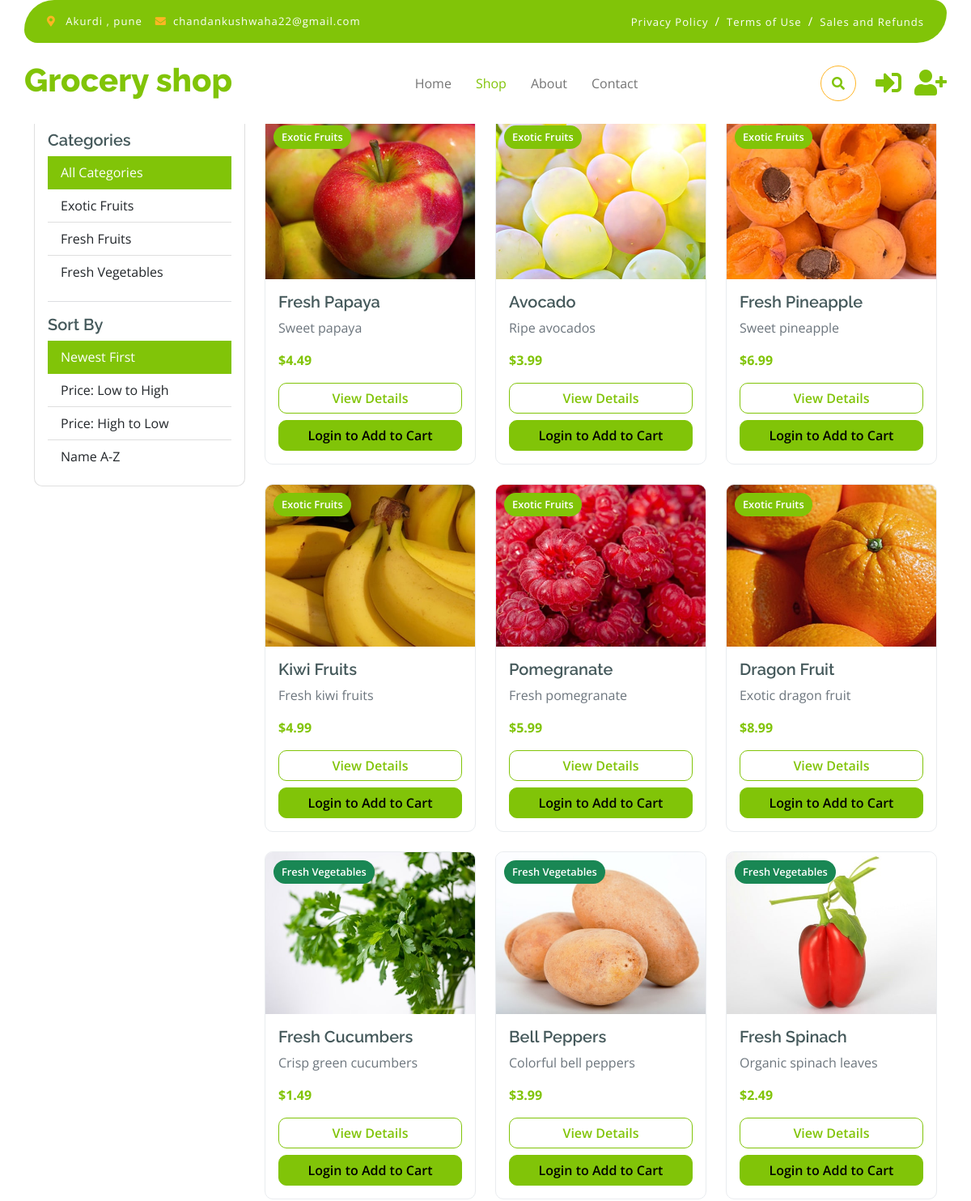
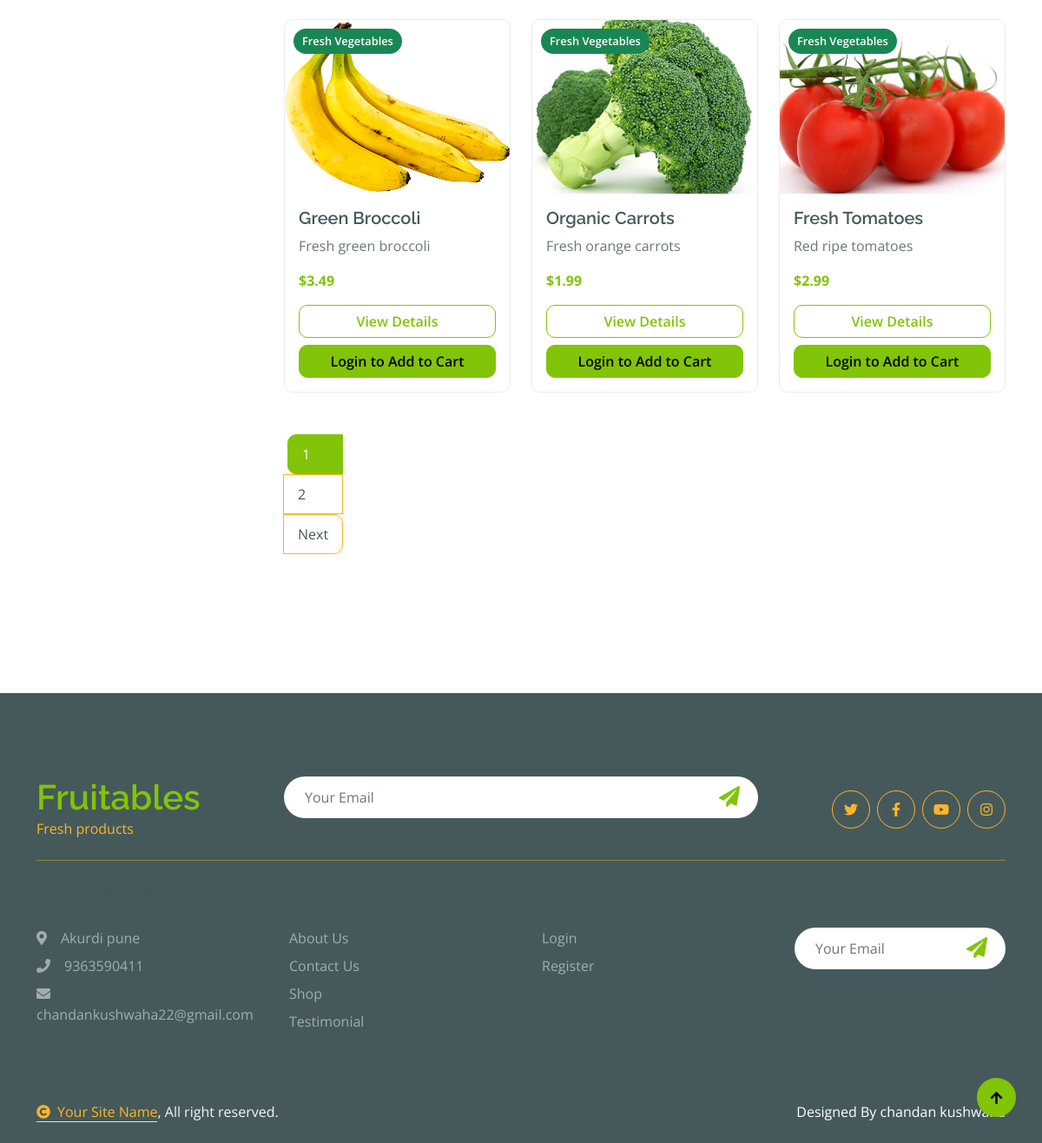
The app's page /shop/ with its own data (2 pictures, top to bottom).
### store/models.py (models this page shows, shortened)
class Category(models.Model):
    name = models.CharField(max_length=100)
    slug = models.SlugField(unique=True)
    description = models.TextField(blank=True)
    image = models.ImageField(upload_to='categories/', blank=True, null=True)
    created_at = models.DateTimeField(auto_now_add=True)
    updated_at = models.DateTimeField(auto_now=True)
    class Meta:
        verbose_name_plural = 'Categories'
        ordering = ['name']

class Product(models.Model):
    name = models.CharField(max_length=200)
    slug = models.SlugField(unique=True)
    category = models.ForeignKey(Category, on_delete=models.CASCADE, related_name='products')
    description = models.TextField()
    price = models.DecimalField(max_digits=10, decimal_places=2)
    sale_price = models.DecimalField(max_digits=10, decimal_places=2, blank=True, null=True)
    image = models.ImageField(upload_to='products/')
    stock = models.PositiveIntegerField(default=0)
    is_featured = models.BooleanField(default=False)
    is_active = models.BooleanField(default=True)
    created_at = models.DateTimeField(auto_now_add=True)
    updated_at = models.DateTimeField(auto_now=True)
    class Meta:
        ordering = ['-created_at']
    @property
    def current_price(self):
        try:
            if self.sale_price and self.sale_price > 0:
                return Decimal(str(self.sale_price))
            return Decimal(str(self.price))
        except (AttributeError, ValueError, TypeError):
            return Decimal('0.00')
    @property
    def discount_percentage(self):
        try:
            if self.sale_price and self.price > self.sale_price:
                price = Decimal(str(self.price))
                sale_price = Decimal(str(self.sale_price))
                discount = ((price - sale_price) / price) * Decimal('100')
                return int(discount)
            return 0
        except (AttributeError, ValueError, TypeError, ZeroDivisionError):
            return 0
    def get_image_url(self):
        if self.image and hasattr(self.image, 'url'):
            return self.image.url
        image_mapping = {
            'Fresh Apples': '/static/img/fruite-item-1.jpg',
            'Organic Oranges': '/static/img/fruite-item-2.jpg',
            'Fresh Bananas': '/static/img/fruite-item-3.jpg',
            'Sweet Grapes': '/static/img/fruite-item-4.jpg',
            'Fresh Strawberries': '/static/img/fruite-item-5.jpg',
            'Ripe Mangoes': '/static/img/fruite-item-6.jpg',
            'Fresh Tomatoes': '/static/img/vegetable-item-1.jpg',
            'Organic Carrots': '/static/img/vegetable-item-2.jpg',
            'Green Broccoli': '/static/img/vegetable-item-3.png',
            'Fresh Spinach': '/static/img/vegetable-item-4.jpg',
            'Bell Peppers': '/static/img/vegetable-item-5.jpg',
            'Fresh Cucumbers': '/static/img/vegetable-item-6.jpg',
            'Dragon Fruit': '/static/img/best-product-1.jpg',
            'Pomegranate': '/static/img/best-product-2.jpg',
            'Kiwi Fruits': '/static/img/best-product-3.jpg',
            'Fresh Pineapple': '/static/img/best-product-4.jpg',
            'Avocado': '/static/img/best-product-5.jpg',
            'Fresh Papaya': '/static/img/best-product-6.jpg',
        }
        return image_mapping.get(self.name, '/static/img/best-product-1.jpg')

### store/views.py (the view)
# urls.py: path('shop/', views.shop, name='shop'),
def shop(request):
    products = Product.objects.filter(is_active=True)
    categories = Category.objects.all()
    category_slug = request.GET.get('category')
    if category_slug:
        products = products.filter(category__slug=category_slug)
    search_query = request.GET.get('search')
    if search_query:
        products = products.filter(
            Q(name__icontains=search_query) |
            Q(description__icontains=search_query) |
            Q(category__name__icontains=search_query)
        )
    sort_by = request.GET.get('sort', 'newest')
    if sort_by == 'price_low':
        products = products.order_by('price')
    elif sort_by == 'price_high':
        products = products.order_by('-price')
    elif sort_by == 'name':
        products = products.order_by('name')
    else:
        products = products.order_by('-created_at')
    paginator = Paginator(products, 12)
    page_number = request.GET.get('page')
    page_obj = paginator.get_page(page_number)
    context = {
        'products': page_obj,
        'categories': categories,
        'current_category': category_slug,
        'search_query': search_query,
        'sort_by': sort_by,
    }
    return render(request, 'store/shop.html', context)

### templates/store/shop.html (shortened to what this page needs)
{% extends 'base.html' %}
{% load static %}
{% block content %}
<div class="container-fluid py-5 mt-5">
    <div class="container py-5">
        <div class="row g-4">
            <div class="col-lg-3">
                <div class="card">
                    <div class="card-body">
                        <h5 class="card-title">Categories</h5>
                        <div class="list-group list-group-flush">
                            <a href="{% url 'shop' %}" class="list-group-item list-group-item-action {% if not current_category %}active{% endif %}">
                                All Categories
                            </a>
                            {% for category in categories %}
                            <a href="{% url 'shop' %}?category={{ category.slug }}" class="list-group-item list-group-item-action {% if current_category == category.slug %}active{% endif %}">
                                {{ category.name }}
                            </a>
                            {% endfor %}
                        </div>
                        <hr>
                        <h5 class="card-title">Sort By</h5>
                        <div class="list-group list-group-flush">
                            <a href="{% url 'shop' %}" class="list-group-item list-group-item-action {% if sort_by == 'newest' %}active{% endif %}">
                                Newest First
                            </a>
                            <a href="{% url 'shop' %}?sort=price_low" class="list-group-item list-group-item-action ">
                                Price: Low to High
                            </a>
                            <a href="{% url 'shop' %}?sort=price_high" class="list-group-item list-group-item-action ">
                                Price: High to Low
                            </a>
                            <a href="{% url 'shop' %}?sort=name" class="list-group-item list-group-item-action ">
                                Name A-Z
                            </a>
                        </div>
                    </div>
                </div>
            </div>
            <div class="col-lg-9">
                <div class="row g-4">
                    {% for product in products %}
                    <div class="col-md-6 col-lg-4">
                        <div class="card h-100 product-card">
                            <div class="product-image-container">
                                <img src="{{ product.get_image_url }}" class="card-img-top" alt="{{ product.name }}" style="height: 200px; object-fit: cover;">
                                {% if product.category.name == 'Fresh Vegetables' %}
                                <div class="category-badge bg-success">
                                    <span class="text-white">{{ product.category.name }}</span>
                                </div>
                                {% elif product.category.name == 'Fresh Fruits' %}
                                <div class="category-badge bg-warning">
                                    <span class="text-white">{{ product.category.name }}</span>
                                </div>
                                {% else %}
                                <div class="category-badge bg-primary">
                                    <span class="text-white">{{ product.category.name }}</span>
                                </div>
                                {% endif %}
                            </div>
                            <div class="card-body d-flex flex-column">
                                <h5 class="card-title">{{ product.name }}</h5>
                                <p class="card-text text-muted">{{ product.description|truncatewords:15 }}</p>
                                <div class="mt-auto">
                                    <div class="d-flex justify-content-between align-items-center mb-3">
                                        {% if product.discount_percentage > 0 %}
                                        <div>
                                            <span class="text-danger"><del>${{ product.price }}</del></span>
                                            <span class="text-primary fw-bold">${{ product.current_price }}</span>
                                            <span class="badge bg-danger ms-2">{{ product.discount_percentage }}% OFF</span>
                                        </div>
                                        {% else %}
                                        <span class="text-primary fw-bold">${{ product.current_price }}</span>
                                        {% endif %}
                                    </div>
                                    <div class="d-grid gap-2">
                                        <a href="{% url 'product_detail' product.slug %}" class="btn btn-outline-primary">View Details</a>
                                        {% if user.is_authenticated %}
                                        <form method="post" action="{% url 'cart' %}">
                                            {% csrf_token %}
                                            <input type="hidden" name="product_id" value="{{ product.id }}">
                                            <input type="hidden" name="action" value="add">
                                            <button type="submit" class="btn btn-primary w-100">Add to Cart</button>
                                        </form>
                                        {% else %}
                                        <a href="{% url 'login' %}" class="btn btn-primary">Login to Add to Cart</a>
                                        {% endif %}
                                    </div>
                                </div>
                            </div>
                        </div>
                    </div>
                    {% endfor %}
                </div>
                {% if products.has_other_pages %}
                <nav aria-label="Page navigation" class="mt-5">
                    <ul class="pagination justify-content-center">
                        {% for num in products.paginator.page_range %}
                        <li class="page-item {% if products.number == num %}active{% endif %}">
                            <a class="page-link" href="?page={{ num }}{% if sort_by %}&sort={{ sort_by }}{% endif %}">{{ num }}</a>
                        </li>
                        {% endfor %}
                        {% if products.has_next %}
                        <li class="page-item">
                            <a class="page-link" href="?page={{ products.next_page_number }}{% if sort_by %}&sort={{ sort_by }}{% endif %}">Next</a>
                        </li>
                        {% endif %}
                    </ul>
                </nav>
                {% endif %}
            </div>
        </div>
    </div>
</div>
{% endblock %}

### records on screen
Category: name "Exotic Fruits"
Category: name "Fresh Fruits"
Category: name "Fresh Vegetables"
Product: shows a picture, category.name "Exotic Fruits", name "Fresh Papaya", description "Sweet papaya", current_price "4.49"
Product: shows a picture, category.name "Exotic Fruits", name "Avocado", description "Ripe avocados", current_price "3.99"
Product: shows a picture, category.name "Exotic Fruits", name "Fresh Pineapple", description "Sweet pineapple", current_price "6.99"
Product: shows a picture, category.name "Exotic Fruits", name "Kiwi Fruits", description "Fresh kiwi fruits", current_price "4.99"
Product: shows a picture, category.name "Exotic Fruits", name "Pomegranate", description "Fresh pomegranate", current_price "5.99"
Product: shows a picture, category.name "Exotic Fruits", name "Dragon Fruit", description "Exotic dragon fruit", current_price "8.99"
Product: shows a picture, category.name "Fresh Vegetables", name "Fresh Cucumbers", description "Crisp green cucumbers", current_price "1.49"
Product: shows a picture, category.name "Fresh Vegetables", name "Bell Peppers", description "Colorful bell peppers", current_price "3.99"
Product: shows a picture, category.name "Fresh Vegetables", name "Fresh Spinach", description "Organic spinach leaves", current_price "2.49"
Product: shows a picture, category.name "Fresh Vegetables", name "Green Broccoli", description "Fresh green broccoli", current_price "3.49"
Product: shows a picture, category.name "Fresh Vegetables", name "Organic Carrots", description "Fresh orange carrots", current_price "1.99"
Product: shows a picture, category.name "Fresh Vegetables", name "Fresh Tomatoes", description "Red ripe tomatoes", current_price "2.99"

### other values on screen
{{ num }} "1" "2"
